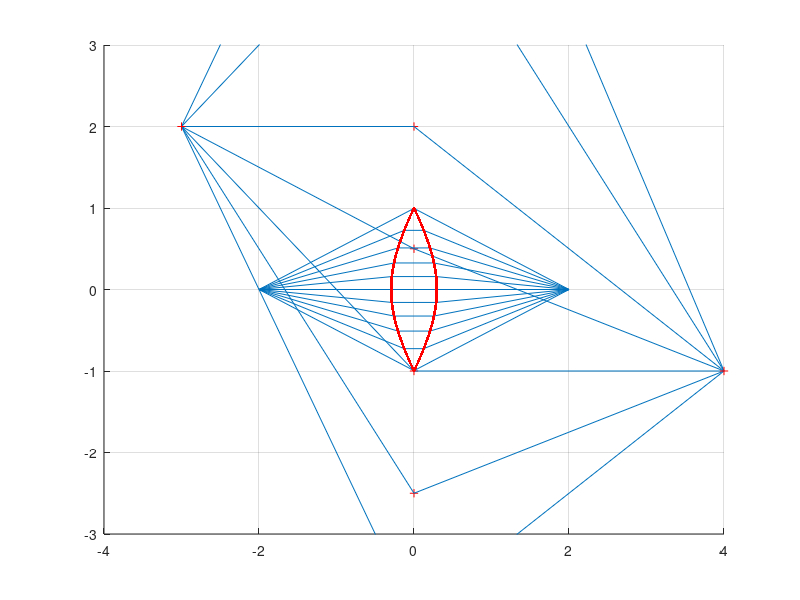

Source code (MATLAB):
%% uppgift a
ks = [-2 -1.5 -1 -0.5 0 1 2];
ds = [];
lines = [];
n1 = 1.7;
n2 = 1.5;
ax = -3;
ay = 2;
bx = 4;
by = -1;

hold on
grid on
axis([-10 10 -10 10]);

for k = ks
    f = @(x) k.*(x-ax)+ay;
    cx = 0;
    cy = f(0);
    plot(cx,cy, 'r+')
    
    line([ax cx], [ay cy]); 
    line([cx bx], [cy by]);
    
    ds(end+1) = n1.*norm([ax ay] - [cx cy]) + n2.*norm([cx cy] - [bx by]);
end

k = find(ds==min(ds))

plot(ax,ay, 'r+')
plot(bx,by, 'r+')

%% uppgift b
close all
clear all
hold on
grid on


a = 2;
r = 1;
n = 1.8;
s = hypot(a, r);

axis([-(a+2) (a+2) -(r+2) (r+2)])

theta  = linspace(0, atan(r/a), 1000);
b = (s.*cos(theta) - a) ./ (n.*cos(theta)-1);
h = (a-b).*tan(theta);

for i = 1:199:1000
    disp(i)
    line([-a -b(i)], [0 h(i)])
    line([-a -b(i)], [0 -h(i)])
    line([-b(i) b(i)], [h(i) h(i)])
    line([-b(i) b(i)], [-h(i) -h(i)])
    line([b(i) a], [h(i) 0])
    line([b(i) a], [-h(i) 0])
    
end

plot(-b, h, 'r.');
plot(b, h, 'r.');
plot(-b, -h, 'r.');
plot(b, -h, 'r.');

